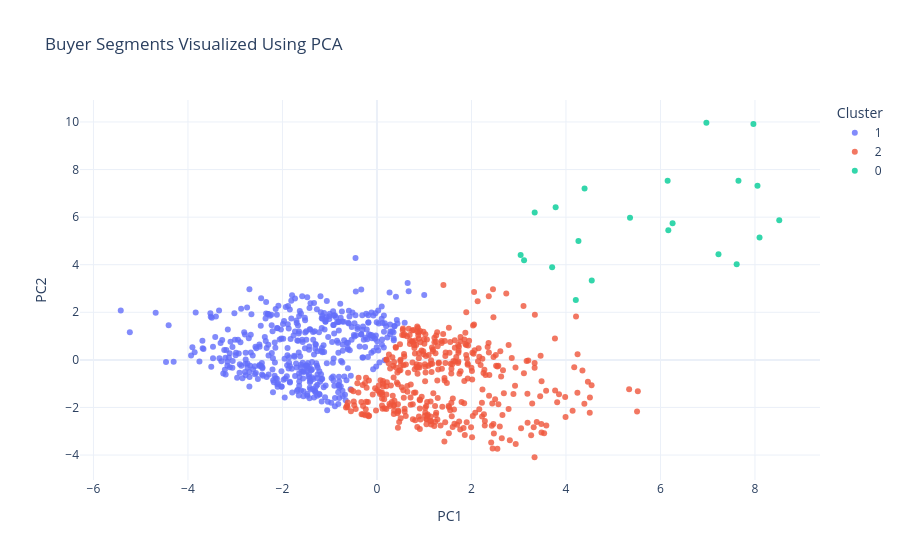

Write notebook code for a chart like this one.
### Code cell
pca = PCA(n_components=2)

pca_components = pca.fit_transform(X)

pca_df = pd.DataFrame({
    'PC1': pca_components[:, 0],
    'PC2': pca_components[:, 1],
    'Cluster': buyer_profile['cluster'].astype(str)
})

fig = px.scatter(
    pca_df,
    x='PC1',
    y='PC2',
    color='Cluster',
    title='Buyer Segments Visualized Using PCA',
    opacity=0.8
)

fig.update_layout(template='plotly_white')
fig.show()

### Figure 1 — Plotly figure (JSON) as saved in the notebook; plotly's stock layout.template omitted (floating-point values rounded to 4 significant figures; data arrays with more than 128 entries replaced by an {"elided": "..."} marker saying what was removed)
{"data": [{"hovertemplate": "Cluster=1<br>PC1=%{x}<br>PC2=%{y}<extra></extra>", "legendgroup": "1", "marker": {"color": "#636efa", "opacity": 0.8, "symbol": "circle"}, "mode": "markers", "name": "1", "orientation": "v", "showlegend": true, "type": "scatter", "x": {"elided": "443 float values"}, "xaxis": "x", "y": {"elided": "443 float values"}, "yaxis": "y"}, {"hovertemplate": "Cluster=2<br>PC1=%{x}<br>PC2=%{y}<extra></extra>", "legendgroup": "2", "marker": {"color": "#EF553B", "opacity": 0.8, "symbol": "circle"}, "mode": "markers", "name": "2", "orientation": "v", "showlegend": true, "type": "scatter", "x": {"elided": "391 float values"}, "xaxis": "x", "y": {"elided": "391 float values"}, "yaxis": "y"}, {"hovertemplate": "Cluster=0<br>PC1=%{x}<br>PC2=%{y}<extra></extra>", "legendgroup": "0", "marker": {"color": "#00cc96", "opacity": 0.8, "symbol": "circle"}, "mode": "markers", "name": "0", "orientation": "v", "showlegend": true, "type": "scatter", "x": [3.114, 3.041, 7.967, 4.546, 3.708, 4.208, 6.152, 8.053, 6.972, 7.228, 5.356, 3.782, 8.097, 6.257, 6.166, 8.514, 4.264, 4.394, 7.613, 3.339, 7.651], "xaxis": "x", "y": [4.191, 4.403, 9.916, 3.335, 3.893, 2.52, 7.534, 7.314, 9.967, 4.443, 5.974, 6.414, 5.14, 5.738, 5.451, 5.872, 4.997, 7.206, 4.02, 6.195, 7.53], "yaxis": "y"}], "layout": {"legend": {"title": {"text": "Cluster"}, "tracegroupgap": 0}, "title": {"text": "Buyer Segments Visualized Using PCA"}, "xaxis": {"anchor": "y", "domain": [0, 1], "title": {"text": "PC1"}}, "yaxis": {"anchor": "x", "domain": [0, 1], "title": {"text": "PC2"}}}}
